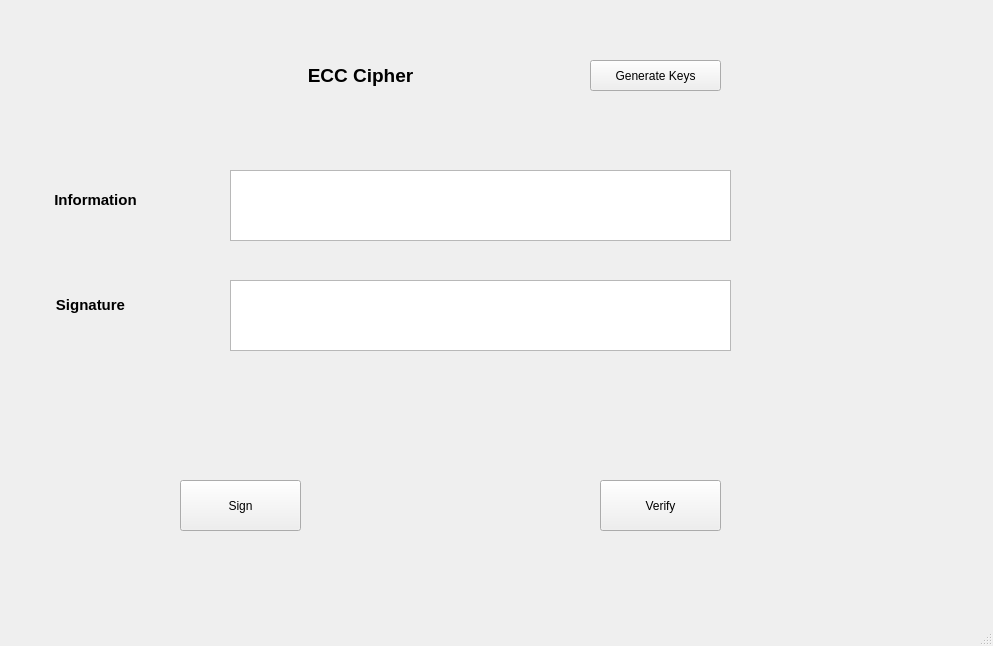
<?xml version="1.0" encoding="UTF-8"?>
<ui version="4.0">
 <class>MainWindow</class>
 <widget class="QMainWindow" name="MainWindow">
  <property name="geometry">
   <rect>
    <x>0</x>
    <y>0</y>
    <width>993</width>
    <height>646</height>
   </rect>
  </property>
  <property name="windowTitle">
   <string>MainWindow</string>
  </property>
  <widget class="QWidget" name="centralwidget">
   <widget class="QLabel" name="label">
    <property name="geometry">
     <rect>
      <x>270</x>
      <y>60</y>
      <width>181</width>
      <height>31</height>
     </rect>
    </property>
    <property name="text">
     <string>&lt;html&gt;&lt;head/&gt;&lt;body&gt;&lt;p align=&quot;center&quot;&gt;&lt;span style=&quot; font-size:14pt; font-weight:600;&quot;&gt;ECC Cipher&lt;/span&gt;&lt;/p&gt;&lt;/body&gt;&lt;/html&gt;</string>
    </property>
   </widget>
   <widget class="QPushButton" name="pushButton">
    <property name="geometry">
     <rect>
      <x>590</x>
      <y>60</y>
      <width>131</width>
      <height>31</height>
     </rect>
    </property>
    <property name="text">
     <string>Generate Keys</string>
    </property>
   </widget>
   <widget class="QLabel" name="label_2">
    <property name="geometry">
     <rect>
      <x>50</x>
      <y>180</y>
      <width>91</width>
      <height>41</height>
     </rect>
    </property>
    <property name="text">
     <string>&lt;html&gt;&lt;head/&gt;&lt;body&gt;&lt;p align=&quot;center&quot;&gt;&lt;span style=&quot; font-size:11pt; font-weight:600;&quot;&gt;Information&lt;/span&gt;&lt;/p&gt;&lt;/body&gt;&lt;/html&gt;</string>
    </property>
   </widget>
   <widget class="QLabel" name="label_3">
    <property name="geometry">
     <rect>
      <x>50</x>
      <y>290</y>
      <width>81</width>
      <height>31</height>
     </rect>
    </property>
    <property name="text">
     <string>&lt;html&gt;&lt;head/&gt;&lt;body&gt;&lt;p align=&quot;center&quot;&gt;&lt;span style=&quot; font-size:11pt; font-weight:600;&quot;&gt;Signature&lt;/span&gt;&lt;/p&gt;&lt;/body&gt;&lt;/html&gt;</string>
    </property>
   </widget>
   <widget class="QTextEdit" name="textEdit">
    <property name="geometry">
     <rect>
      <x>230</x>
      <y>170</y>
      <width>501</width>
      <height>71</height>
     </rect>
    </property>
   </widget>
   <widget class="QTextEdit" name="textEdit_2">
    <property name="geometry">
     <rect>
      <x>230</x>
      <y>280</y>
      <width>501</width>
      <height>71</height>
     </rect>
    </property>
   </widget>
   <widget class="QPushButton" name="pushButton_2">
    <property name="geometry">
     <rect>
      <x>180</x>
      <y>480</y>
      <width>121</width>
      <height>51</height>
     </rect>
    </property>
    <property name="text">
     <string>Sign</string>
    </property>
   </widget>
   <widget class="QPushButton" name="pushButton_3">
    <property name="geometry">
     <rect>
      <x>600</x>
      <y>480</y>
      <width>121</width>
      <height>51</height>
     </rect>
    </property>
    <property name="text">
     <string>Verify</string>
    </property>
   </widget>
  </widget>
  <widget class="QMenuBar" name="menubar">
   <property name="geometry">
    <rect>
     <x>0</x>
     <y>0</y>
     <width>993</width>
     <height>21</height>
    </rect>
   </property>
  </widget>
  <widget class="QStatusBar" name="statusbar"/>
 </widget>
 <resources/>
 <connections/>
</ui>
